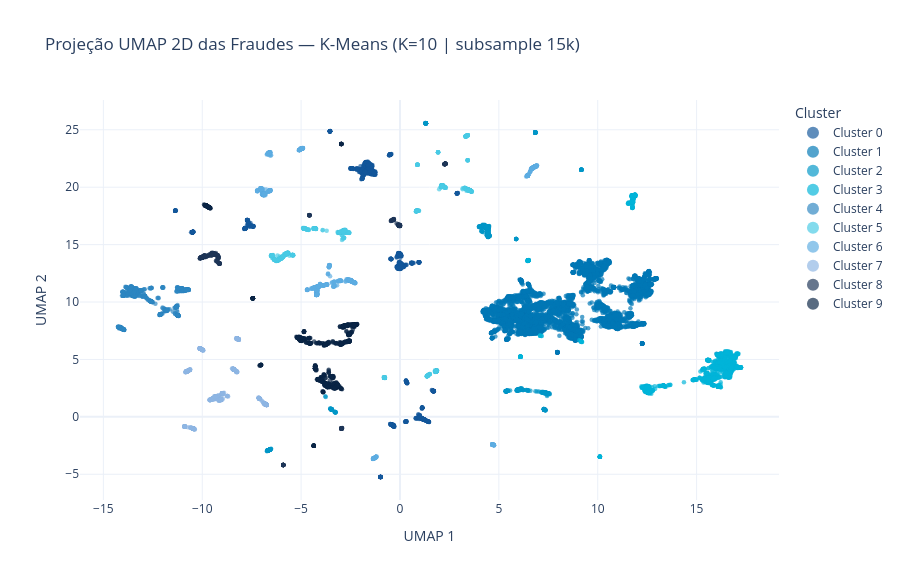

The code cell stored with this chart in its notebook:
### Code cell
# ==============================================================================
# 5.2b PROJEÇÃO INTERATIVA UMAP 2D (SUBSAMPLE VISUAL DE 15k PONTOS)
# ==============================================================================
fig_umap_2d = plot_clusters_2d_plotly(
    X_umap_2d,
    df_fraude['cluster'],
    titulo=f'Projeção UMAP 2D das Fraudes — K-Means (K={K_ESCOLHIDO} | subsample 15k)',
    hover_df=df_fraude,
    sample_plot=SUBSAMPLE_PLOT_2D,
    random_state=RANDOM_STATE,
    nome_arquivo='06_umap_2d_kmeans.html' if SALVAR_FIGURAS else None,
    save_dir=fig_dir_arg,
)
fig_umap_2d.show()

### Figure 1 — Plotly figure (JSON) as saved in the notebook; plotly's stock layout.template omitted (floating-point values rounded to 4 significant figures; data arrays with more than 128 entries replaced by an {"elided": "..."} marker saying what was removed)
{"data": [{"customdata": {"elided": "1383x3 mixed values"}, "hovertemplate": "Cluster=Cluster 0<br>UMAP 1=%{x}<br>UMAP 2=%{y}<br>Ticket_USD=%{customdata[0]}<br>ProductCD=%{customdata[1]}<br>P_emaildomain=%{customdata[2]}<extra></extra>", "legendgroup": "Cluster 0", "marker": {"color": "#13579B", "opacity": 0.68, "size": 4.5, "symbol": "circle"}, "mode": "markers", "name": "Cluster 0", "orientation": "v", "showlegend": true, "type": "scatter", "x": {"elided": "1383 float values"}, "xaxis": "x", "y": {"elided": "1383 float values"}, "yaxis": "y"}, {"customdata": {"elided": "6533x3 mixed values"}, "hovertemplate": "Cluster=Cluster 1<br>UMAP 1=%{x}<br>UMAP 2=%{y}<br>Ticket_USD=%{customdata[0]}<br>ProductCD=%{customdata[1]}<br>P_emaildomain=%{customdata[2]}<extra></extra>", "legendgroup": "Cluster 1", "marker": {"color": "#0077B6", "opacity": 0.68, "size": 4.5, "symbol": "circle"}, "mode": "markers", "name": "Cluster 1", "orientation": "v", "showlegend": true, "type": "scatter", "x": {"elided": "6533 float values"}, "xaxis": "x", "y": {"elided": "6533 float values"}, "yaxis": "y"}, {"customdata": {"elided": "677x3 mixed values"}, "hovertemplate": "Cluster=Cluster 2<br>UMAP 1=%{x}<br>UMAP 2=%{y}<br>Ticket_USD=%{customdata[0]}<br>ProductCD=%{customdata[1]}<br>P_emaildomain=%{customdata[2]}<extra></extra>", "legendgroup": "Cluster 2", "marker": {"color": "#0096C7", "opacity": 0.68, "size": 4.5, "symbol": "circle"}, "mode": "markers", "name": "Cluster 2", "orientation": "v", "showlegend": true, "type": "scatter", "x": {"elided": "677 float values"}, "xaxis": "x", "y": {"elided": "677 float values"}, "yaxis": "y"}, {"customdata": {"elided": "1683x3 mixed values"}, "hovertemplate": "Cluster=Cluster 3<br>UMAP 1=%{x}<br>UMAP 2=%{y}<br>Ticket_USD=%{customdata[0]}<br>ProductCD=%{customdata[1]}<br>P_emaildomain=%{customdata[2]}<extra></extra>", "legendgroup": "Cluster 3", "marker": {"color": "#00B4D8", "opacity": 0.68, "size": 4.5, "symbol": "circle"}, "mode": "markers", "name": "Cluster 3", "orientation": "v", "showlegend": true, "type": "scatter", "x": {"elided": "1683 float values"}, "xaxis": "x", "y": {"elided": "1683 float values"}, "yaxis": "y"}, {"customdata": {"elided": "808x3 mixed values"}, "hovertemplate": "Cluster=Cluster 4<br>UMAP 1=%{x}<br>UMAP 2=%{y}<br>Ticket_USD=%{customdata[0]}<br>ProductCD=%{customdata[1]}<br>P_emaildomain=%{customdata[2]}<extra></extra>", "legendgroup": "Cluster 4", "marker": {"color": "#2E86C1", "opacity": 0.68, "size": 4.5, "symbol": "circle"}, "mode": "markers", "name": "Cluster 4", "orientation": "v", "showlegend": true, "type": "scatter", "x": {"elided": "808 float values"}, "xaxis": "x", "y": {"elided": "808 float values"}, "yaxis": "y"}, {"customdata": {"elided": "923x3 mixed values"}, "hovertemplate": "Cluster=Cluster 5<br>UMAP 1=%{x}<br>UMAP 2=%{y}<br>Ticket_USD=%{customdata[0]}<br>ProductCD=%{customdata[1]}<br>P_emaildomain=%{customdata[2]}<extra></extra>", "legendgroup": "Cluster 5", "marker": {"color": "#48CAE4", "opacity": 0.68, "size": 4.5, "symbol": "circle"}, "mode": "markers", "name": "Cluster 5", "orientation": "v", "showlegend": true, "type": "scatter", "x": {"elided": "923 float values"}, "xaxis": "x", "y": {"elided": "923 float values"}, "yaxis": "y"}, {"customdata": {"elided": "850x3 mixed values"}, "hovertemplate": "Cluster=Cluster 6<br>UMAP 1=%{x}<br>UMAP 2=%{y}<br>Ticket_USD=%{customdata[0]}<br>ProductCD=%{customdata[1]}<br>P_emaildomain=%{customdata[2]}<extra></extra>", "legendgroup": "Cluster 6", "marker": {"color": "#5DADE2", "opacity": 0.68, "size": 4.5, "symbol": "circle"}, "mode": "markers", "name": "Cluster 6", "orientation": "v", "showlegend": true, "type": "scatter", "x": {"elided": "850 float values"}, "xaxis": "x", "y": {"elided": "850 float values"}, "yaxis": "y"}, {"customdata": {"elided": "643x3 mixed values"}, "hovertemplate": "Cluster=Cluster 7<br>UMAP 1=%{x}<br>UMAP 2=%{y}<br>Ticket_USD=%{customdata[0]}<br>ProductCD=%{customdata[1]}<br>P_emaildomain=%{customdata[2]}<extra></extra>", "legendgroup": "Cluster 7", "marker": {"color": "#8DB6E3", "opacity": 0.68, "size": 4.5, "symbol": "circle"}, "mode": "markers", "name": "Cluster 7", "orientation": "v", "showlegend": true, "type": "scatter", "x": {"elided": "643 float values"}, "xaxis": "x", "y": {"elided": "643 float values"}, "yaxis": "y"}, {"customdata": {"elided": "398x3 mixed values"}, "hovertemplate": "Cluster=Cluster 8<br>UMAP 1=%{x}<br>UMAP 2=%{y}<br>Ticket_USD=%{customdata[0]}<br>ProductCD=%{customdata[1]}<br>P_emaildomain=%{customdata[2]}<extra></extra>", "legendgroup": "Cluster 8", "marker": {"color": "#1D3557", "opacity": 0.68, "size": 4.5, "symbol": "circle"}, "mode": "markers", "name": "Cluster 8", "orientation": "v", "showlegend": true, "type": "scatter", "x": {"elided": "398 float values"}, "xaxis": "x", "y": {"elided": "398 float values"}, "yaxis": "y"}, {"customdata": {"elided": "1102x3 mixed values"}, "hovertemplate": "Cluster=Cluster 9<br>UMAP 1=%{x}<br>UMAP 2=%{y}<br>Ticket_USD=%{customdata[0]}<br>ProductCD=%{customdata[1]}<br>P_emaildomain=%{customdata[2]}<extra></extra>", "legendgroup": "Cluster 9", "marker": {"color": "#0B2545", "opacity": 0.68, "size": 4.5, "symbol": "circle"}, "mode": "markers", "name": "Cluster 9", "orientation": "v", "showlegend": true, "type": "scatter", "x": {"elided": "1102 float values"}, "xaxis": "x", "y": {"elided": "1102 float values"}, "yaxis": "y"}], "layout": {"height": 580, "legend": {"itemsizing": "constant", "title": {"text": "Cluster"}, "tracegroupgap": 0}, "title": {"text": "Projeção UMAP 2D das Fraudes — K-Means (K=10 | subsample 15k)"}, "xaxis": {"anchor": "y", "domain": [0, 1], "title": {"text": "UMAP 1"}}, "yaxis": {"anchor": "x", "domain": [0, 1], "title": {"text": "UMAP 2"}}}}
